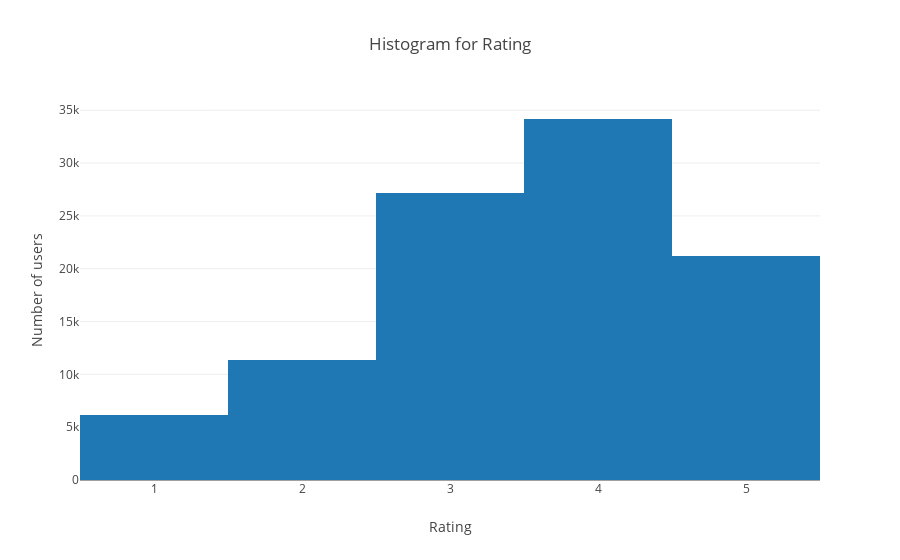

Notebook code for this chart:
### Markdown cell above
## Rating Histogram ##

### Code cell
data = [go.Histogram(x=(user_data.rating))]
layout = go.Layout(
    title='Histogram for Rating ',
    xaxis=dict(
        title='Rating'
    ),
    yaxis=dict(
        title='Number of users'
    )
)
fig = go.Figure(data=data, layout=layout)
plot.iplot(fig, filename='Rating histogram')

### Figure 1 — Plotly figure (JSON) as saved in the notebook; plotly's stock layout.template omitted (floating-point values rounded to 4 significant figures; data arrays with more than 128 entries replaced by an {"elided": "..."} marker saying what was removed)
{"data": [{"type": "histogram", "x": {"elided": "100000 int values"}}], "layout": {"title": "Histogram for Rating ", "xaxis": {"title": "Rating"}, "yaxis": {"title": "Number of users"}}}
